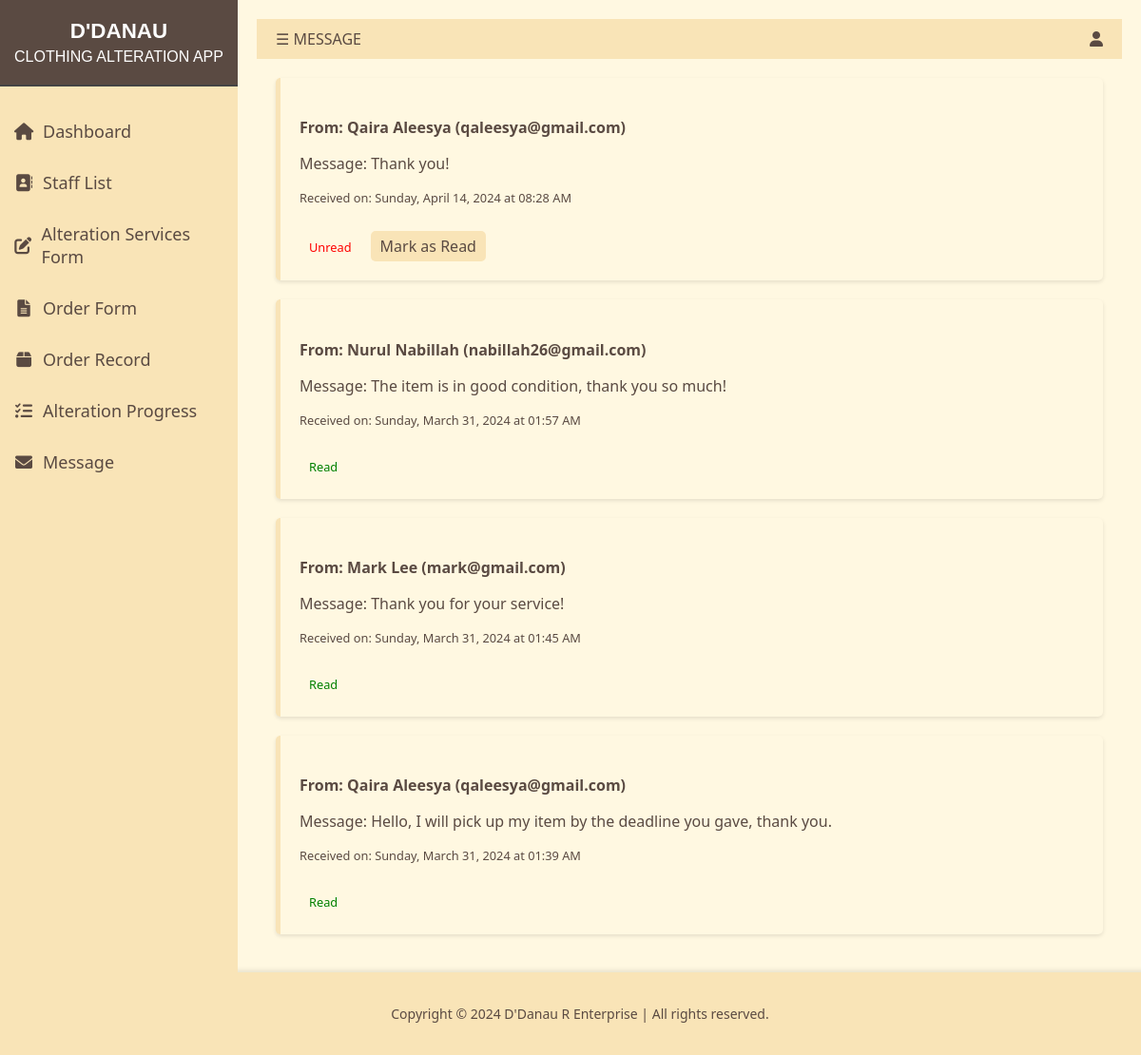
Page /admin/message.php on the committed database.
### tables this page shows
CREATE TABLE `contact_messages` (
  `id` int(11) NOT NULL,
  `name` varchar(255) NOT NULL,
  `email` varchar(255) NOT NULL,
  `phone_number` varchar(20) DEFAULT NULL,
  `message` text NOT NULL,
  `submitted_at` timestamp NOT NULL DEFAULT current_timestamp(),
  `is_read` tinyint(1) NOT NULL DEFAULT 0,
  `user_id` int(11) DEFAULT NULL
);

### admin/message.php (the view, shortened to what this page needs)
<?php
    include '../component/connect.php';
?>
<!DOCTYPE html>
<html lang="en">
<head>
    <link rel="stylesheet" href="https://cdnjs.cloudflare.com/ajax/libs/font-awesome/6.0.0/css/all.min.css">
    <link rel="stylesheet" href="message.css">
</head>
<body>
    <div class="sidenav" id="mySidenav">
    <div class="logo">
        <span>D'DANAU</span>
        CLOTHING ALTERATION APP
    </div>
        <a href="dashboard.php"><i class="fas fa-home"></i>Dashboard</a>
        <a href="staff.php"><i class="fa-solid fa-address-book"></i>Staff List</a>
        <a href="services.php"><i class="fas fa-edit"></i>Alteration Services Form</a>
        <a href="order.php"><i class="fas fa-file-alt"></i>Order Form</a>
        <a href="submit_order.php"><i class="fas fa-box"></i></i>Order Record</a>
        <a href="alteration_progress.php"><i class="fas fa-tasks"></i>Alteration Progress</a>
        <a href="#message"><i class="fas fa-envelope"></i>Message</a>
    </div>
    <div id="main">
        <div class="header">
            <span class="menu-icon" onclick="openNav()">&#9776; MESSAGE</span>
            <div class="profile">
                <i class="fas fa-user dropbtn"></i>
            </div>
        </div>
        <div id="message">
            <?php
            $sql = "SELECT id, name, email, phone_number, message, is_read, DATE_FORMAT(submitted_at, '%W, %M %e, %Y at %h:%i %p') as formatted_date FROM contact_messages ORDER BY submitted_at DESC";
            $result = $conn->query($sql);
            if ($result->num_rows > 0) {
                while($row = $result->fetch_assoc()) {
                    $messageClass = $row['is_read'] ? "message read" : "message";
                    echo "<div class='$messageClass'>";
                    echo "<h4>From: " . htmlspecialchars($row['name']) . " (" . htmlspecialchars($row['email']) . ")</h4>";
                    echo "<p>Message: " . nl2br(htmlspecialchars($row['message'])) . "</p>";
                    echo "<p><small>Received on: " . $row['formatted_date'] . "</small></p>";
                    echo $row['is_read'] ? "<span class='label read'>Read</span>" : "<span class='label unread'>Unread</span>";
                    if (!$row['is_read']) {
                        echo "<a href='?read_message_id=" . $row['id'] . "' class='mark-as-read'>Mark as Read</a>";
                    }
                    echo "</div>";
                }
            } else {
                echo "No messages received.";
            }
            ?>
        </div>
    </div>
    <footer class="site-footer">
        <p>Copyright &copy; 2024 D'Danau R Enterprise | All rights reserved.</p>
    </footer>
</body>
</html>

### admin/message.css (style rules this page uses)
:root { --main-bg-color: #FFF8E1; --accent-color: #F9E4B7; --hover-accent-color: #E1C699; --text-color: #5A4A42; --font-family: 'Segoe UI', Tahoma, Geneva, Verdana, sans-serif; }
body, html { margin: 0; padding: 0; width: 100%; height: 100%; font-family: var(--font-family); background-color: var(--main-bg-color); }
.sidenav { background-color: var(--accent-color); color: var(--text-color); width: 250px; position: fixed; height: 100%; overflow: auto; transition: width 0.5s; font-size: 16px; }
.sidenav a { color: var(--text-color); padding: 15px; text-decoration: none; display: flex; align-items: center; transition: background-color 0.3s; font-size: 18px; }
.sidenav a i { width: 20px; text-align: center; margin-right: 10px; }
.logo { color: #FFF; background-color: var(--text-color); padding: 20px 10px; font-family: 'Arial', sans-serif; text-align: center; margin-bottom: 20px; border-bottom: 2px solid #444; }
.logo span { font-weight: bold; display: block; font-size: 1.4em; margin-bottom: 5px; }
#main { transition: margin-left 0.5s; padding: 20px; margin-left: 250px; }
.header { display: flex; justify-content: space-between; align-items: center; background-color: var(--accent-color); color: var(--text-color); padding: 10px 20px; }
.menu-icon { cursor: pointer; }
.profile .dropbtn { color: var(--text-color); padding: 0; border: none; background: none; cursor: pointer; }
.message { background-color: var(--main-bg-color); margin: 20px; padding: 20px; border-radius: 5px; box-shadow: 0 2px 4px rgba(0,0,0,0.1); color: var(--text-color); border-left: 5px solid var(--accent-color); }
.message h4 { margin-bottom: 10px; color: var(--text-color); }
.message p { color: var(--text-color); }
.message p small { display: block; margin-top: 10px; font-size: 0.8em; color: var(--text-color); }
.label { display: inline-block; padding: 5px 10px; border-radius: 5px; color: #000; font-size: 0.8em; margin-top: 10px; margin-right: 10px; }
.read { color: green; }
.unread { color: red; }
.mark-as-read { display: inline-block; margin-top: 10px; background-color: var(--accent-color); color: var(--text-color); padding: 5px 10px; border-radius: 5px; text-decoration: none; transition: background-color 0.3s; }
.site-footer { text-align: center; padding: 20px 10px; background-color: var(--accent-color); color: var(--text-color); font-size: 14px; bottom: 0; width: 100%; box-shadow: 0 -2px 5px rgba(0,0,0,0.1); }
body { margin: 0; display: flex; flex-direction: column; min-height: 100vh; }

### rows in the picture
contact_messages: name "Qaira Aleesya", email "qaleesya@gmail.com", message "Thank you!", formatted_date "Sunday, April 14, 2024 at 08:28 AM", is_read "Unread"
contact_messages: name "Nurul Nabillah", email "nabillah26@gmail.com", message "The item is in good condition, thank you so much!", formatted_date "Sunday, March 31, 2024 at 01:57 AM", is_read "Read"
contact_messages: name "Mark Lee", email "mark@gmail.com", message "Thank you for your service!", formatted_date "Sunday, March 31, 2024 at 01:45 AM", is_read "Read"
contact_messages: name "Qaira Aleesya", email "qaleesya@gmail.com", message "Hello, I will pick up my item by the deadline you gave, thank you.", formatted_date "Sunday, March 31, 2024 at 01:39 AM", is_read "Read"
